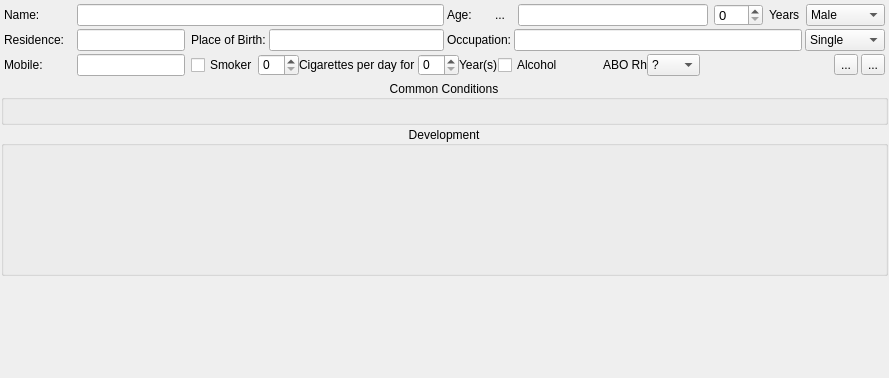
        <widget class="QWidget" name="widget_4" native="true">
         <layout class="QGridLayout" name="gridLayout_6">
          <property name="leftMargin">
           <number>1</number>
          </property>
          <property name="topMargin">
           <number>1</number>
          </property>
          <property name="rightMargin">
           <number>1</number>
          </property>
          <property name="bottomMargin">
           <number>1</number>
          </property>
          <property name="spacing">
           <number>1</number>
          </property>
          <item row="3" column="0">
           <widget class="w_obGyn" name="ObstWidget" native="true">
            <property name="minimumSize">
             <size>
              <width>0</width>
              <height>100</height>
             </size>
            </property>
           </widget>
          </item>
          <item row="2" column="0">
           <widget class="QGroupBox" name="groupBoxDev">
            <property name="minimumSize">
             <size>
              <width>0</width>
              <height>150</height>
             </size>
            </property>
            <property name="title">
             <string>Development</string>
            </property>
            <property name="alignment">
             <set>Qt::AlignCenter</set>
            </property>
            <layout class="QGridLayout" name="gridLayout_4">
             <property name="leftMargin">
              <number>1</number>
             </property>
             <property name="topMargin">
              <number>1</number>
             </property>
             <property name="rightMargin">
              <number>1</number>
             </property>
             <property name="bottomMargin">
              <number>1</number>
             </property>
             <property name="spacing">
              <number>1</number>
             </property>
             <item row="0" column="0">
              <widget class="w_development" name="dev" native="true"/>
             </item>
             <item row="0" column="1">
              <widget class="w_perinatal" name="perinatal" native="true"/>
             </item>
            </layout>
           </widget>
          </item>
          <item row="1" column="0">
           <widget class="QGroupBox" name="condGroupBox">
            <property name="title">
             <string>Common Conditions</string>
            </property>
            <property name="alignment">
             <set>Qt::AlignCenter</set>
            </property>
            <layout class="QGridLayout" name="gridLayout_15">
             <property name="leftMargin">
              <number>1</number>
             </property>
             <property name="topMargin">
              <number>1</number>
             </property>
             <property name="rightMargin">
              <number>1</number>
             </property>
             <property name="bottomMargin">
              <number>1</number>
             </property>
             <property name="spacing">
              <number>1</number>
             </property>
             <item row="0" column="0">
              <spacer name="horizontalSpacer_11">
               <property name="orientation">
                <enum>Qt::Horizontal</enum>
               </property>
               <property name="sizeHint" stdset="0">
                <size>
                 <width>40</width>
                 <height>20</height>
                </size>
               </property>
              </spacer>
             </item>
             <item row="0" column="1">
              <widget class="conditionsWidget" name="conditionswidget" native="true"/>
             </item>
             <item row="0" column="2">
              <spacer name="horizontalSpacer_12">
               <property name="orientation">
                <enum>Qt::Horizontal</enum>
               </property>
               <property name="sizeHint" stdset="0">
                <size>
                 <width>40</width>
                 <height>20</height>
                </size>
               </property>
              </spacer>
             </item>
            </layout>
           </widget>
          </item>
          <item row="0" column="0">
           <widget class="QFrame" name="framePersonalHistory">
            <property name="sizePolicy">
             <sizepolicy hsizetype="Expanding" vsizetype="Minimum">
              <horstretch>0</horstretch>
              <verstretch>0</verstretch>
             </sizepolicy>
            </property>
            <layout class="QGridLayout" name="gridLayout_2">
             <property name="leftMargin">
              <number>3</number>
             </property>
             <property name="topMargin">
              <number>3</number>
             </property>
             <property name="rightMargin">
              <number>3</number>
             </property>
             <property name="bottomMargin">
              <number>3</number>
             </property>
             <property name="spacing">
              <number>3</number>
             </property>
             <item row="2" column="2" colspan="4">
              <widget class="QWidget" name="widgetSmokeAlcohol" native="true">
               <layout class="QGridLayout" name="gridLayout_10">
                <property name="leftMargin">
                 <number>0</number>
                </property>
                <property name="topMargin">
                 <number>0</number>
                </property>
                <property name="rightMargin">
                 <number>0</number>
                </property>
                <property name="bottomMargin">
                 <number>0</number>
                </property>
                <property name="spacing">
                 <number>0</number>
                </property>
                <item row="0" column="0">
                 <layout class="QHBoxLayout" name="horizontalLayout_18">
                  <item>
                   <widget class="xCheckBox" name="checkBoxSmoker">
                    <property name="sizePolicy">
                     <sizepolicy hsizetype="Fixed" vsizetype="Fixed">
                      <horstretch>0</horstretch>
                      <verstretch>0</verstretch>
                     </sizepolicy>
                    </property>
                    <property name="text">
                     <string>Smoker</string>
                    </property>
                   </widget>
                  </item>
                  <item>
                   <widget class="xSpinBox" name="spinBoxCigarettesPerDay">
                    <property name="sizePolicy">
                     <sizepolicy hsizetype="Fixed" vsizetype="Fixed">
                      <horstretch>0</horstretch>
                      <verstretch>0</verstretch>
                     </sizepolicy>
                    </property>
                    <property name="minimumSize">
                     <size>
                      <width>0</width>
                      <height>18</height>
                     </size>
                    </property>
                   </widget>
                  </item>
                  <item>
                   <widget class="QLabel" name="labelCigarettsPerDay">
                    <property name="sizePolicy">
                     <sizepolicy hsizetype="Fixed" vsizetype="Preferred">
                      <horstretch>0</horstretch>
                      <verstretch>0</verstretch>
                     </sizepolicy>
                    </property>
                    <property name="text">
                     <string>Cigarettes per day for </string>
                    </property>
                   </widget>
                  </item>
                  <item>
                   <widget class="xSpinBox" name="spinBoxSmokingYears">
                    <property name="sizePolicy">
                     <sizepolicy hsizetype="Fixed" vsizetype="Fixed">
                      <horstretch>0</horstretch>
                      <verstretch>0</verstretch>
                     </sizepolicy>
                    </property>
                    <property name="minimumSize">
                     <size>
                      <width>0</width>
                      <height>18</height>
                     </size>
                    </property>
                   </widget>
                  </item>
                  <item>
                   <widget class="QLabel" name="labelSmokingYear">
                    <property name="sizePolicy">
                     <sizepolicy hsizetype="Fixed" vsizetype="Preferred">
                      <horstretch>0</horstretch>
                      <verstretch>0</verstretch>
                     </sizepolicy>
                    </property>
                    <property name="text">
                     <string>Year(s)</string>
                    </property>
                   </widget>
                  </item>
                  <item>
                   <widget class="xCheckBox" name="checkBoxAlcohol">
                    <property name="text">
                     <string>Alcohol</string>
                    </property>
                   </widget>
                  </item>
                  <item>
                   <spacer name="horizontalSpacer_8">
                    <property name="orientation">
                     <enum>Qt::Horizontal</enum>
                    </property>
                    <property name="sizeHint" stdset="0">
                     <size>
                      <width>40</width>
                      <height>20</height>
                     </size>
                    </property>
                   </spacer>
                  </item>
                  <item>
                   <widget class="QLabel" name="label_12">
                    <property name="text">
                     <string>ABO Rh</string>
                    </property>
                   </widget>
                  </item>
                  <item>
                   <widget class="xComboBox" name="ABO">
                    <item>
                     <property name="text">
                      <string>?</string>
                     </property>
                    </item>
                    <item>
                     <property name="text">
                      <string>A+</string>
                     </property>
                    </item>
                    <item>
                     <property name="text">
                      <string>A-</string>
                     </property>
                    </item>
                    <item>
                     <property name="text">
                      <string>B+</string>
                     </property>
                    </item>
                    <item>
                     <property name="text">
                      <string>B-</string>
                     </property>
                    </item>
                    <item>
                     <property name="text">
                      <string>AB+</string>
                     </property>
                    </item>
                    <item>
                     <property name="text">
                      <string>AB-</string>
                     </property>
                    </item>
                    <item>
                     <property name="text">
                      <string>O+</string>
                     </property>
                    </item>
                    <item>
                     <property name="text">
                      <string>O-</string>
                     </property>
                    </item>
                    <item>
                     <property name="text">
                      <string>?+</string>
                     </property>
                    </item>
                    <item>
                     <property name="text">
                      <string>?-</string>
                     </property>
                    </item>
                   </widget>
                  </item>
                 </layout>
                </item>
               </layout>
              </widget>
             </item>
             <item row="1" column="0">
              <layout class="QHBoxLayout" name="horizontalLayout_9">
               <item>
                <widget class="QLabel" name="labelResidence">
                 <property name="sizePolicy">
                  <sizepolicy hsizetype="Fixed" vsizetype="Fixed">
                   <horstretch>0</horstretch>
                   <verstretch>0</verstretch>
                  </sizepolicy>
                 </property>
                 <property name="minimumSize">
                  <size>
                   <width>70</width>
                   <height>0</height>
                  </size>
                 </property>
                 <property name="maximumSize">
                  <size>
                   <width>70</width>
                   <height>16777215</height>
                  </size>
                 </property>
                 <property name="text">
                  <string>Residence:</string>
                 </property>
                </widget>
               </item>
               <item>
                <widget class="genericLineEdit" name="patientResidence">
                 <property name="sizePolicy">
                  <sizepolicy hsizetype="Expanding" vsizetype="Fixed">
                   <horstretch>0</horstretch>
                   <verstretch>0</verstretch>
                  </sizepolicy>
                 </property>
                </widget>
               </item>
              </layout>
             </item>
             <item row="0" column="0" colspan="4">
              <layout class="QHBoxLayout" name="horizontalLayout_3">
               <item>
                <widget class="QLabel" name="labelName">
                 <property name="sizePolicy">
                  <sizepolicy hsizetype="Fixed" vsizetype="Fixed">
                   <horstretch>0</horstretch>
                   <verstretch>0</verstretch>
                  </sizepolicy>
                 </property>
                 <property name="minimumSize">
                  <size>
                   <width>70</width>
                   <height>0</height>
                  </size>
                 </property>
                 <property name="maximumSize">
                  <size>
                   <width>70</width>
                   <height>16777215</height>
                  </size>
                 </property>
                 <property name="text">
                  <string>Name:        </string>
                 </property>
                </widget>
               </item>
               <item>
                <widget class="patientNameLineEdit" name="patientName">
                 <property name="sizePolicy">
                  <sizepolicy hsizetype="Expanding" vsizetype="Fixed">
                   <horstretch>0</horstretch>
                   <verstretch>0</verstretch>
                  </sizepolicy>
                 </property>
                 <property name="toolTip">
                  <string>&lt;html&gt;&lt;head/&gt;&lt;body&gt;&lt;p&gt;F1&lt;/p&gt;&lt;/body&gt;&lt;/html&gt;</string>
                 </property>
                 <property name="inputMask">
                  <string/>
                 </property>
                 <property name="text">
                  <string/>
                 </property>
                 <property name="clearButtonEnabled">
                  <bool>true</bool>
                 </property>
                </widget>
               </item>
              </layout>
             </item>
             <item row="0" column="4" colspan="7">
              <layout class="QHBoxLayout" name="horizontalLayout_2">
               <property name="spacing">
                <number>6</number>
               </property>
               <item>
                <widget class="QLabel" name="labelAge">
                 <property name="sizePolicy">
                  <sizepolicy hsizetype="Fixed" vsizetype="Fixed">
                   <horstretch>0</horstretch>
                   <verstretch>0</verstretch>
                  </sizepolicy>
                 </property>
                 <property name="text">
                  <string>Age:   </string>
                 </property>
                </widget>
               </item>
               <item>
                <widget class="QToolButton" name="ButtonAgeCal">
                 <property name="text">
                  <string>...</string>
                 </property>
                 <property name="icon">
                  <iconset resource="../res/resources.qrc">
                   <normaloff>:/Graphics/sptreadsheet</normaloff>:/Graphics/sptreadsheet</iconset>
                 </property>
                 <property name="autoRaise">
                  <bool>true</bool>
                 </property>
                </widget>
               </item>
               <item>
                <widget class="QLineEdit" name="patientAge">
                 <property name="sizePolicy">
                  <sizepolicy hsizetype="Expanding" vsizetype="Fixed">
                   <horstretch>0</horstretch>
                   <verstretch>0</verstretch>
                  </sizepolicy>
                 </property>
                 <property name="minimumSize">
                  <size>
                   <width>190</width>
                   <height>0</height>
                  </size>
                 </property>
                 <property name="readOnly">
                  <bool>true</bool>
                 </property>
                </widget>
               </item>
               <item>
                <widget class="xSpinBox" name="spinBoxAge">
                 <property name="sizePolicy">
                  <sizepolicy hsizetype="Fixed" vsizetype="Fixed">
                   <horstretch>0</horstretch>
                   <verstretch>0</verstretch>
                  </sizepolicy>
                 </property>
                 <property name="minimumSize">
                  <size>
                   <width>0</width>
                   <height>18</height>
                  </size>
                 </property>
                 <property name="font">
                  <font>
                   <pointsize>10</pointsize>
                   <weight>50</weight>
                   <bold>false</bold>
                  </font>
                 </property>
                 <property name="maximum">
                  <number>300</number>
                 </property>
                </widget>
               </item>
               <item>
                <widget class="QLabel" name="labelYears">
                 <property name="text">
                  <string>Years</string>
                 </property>
                </widget>
               </item>
               <item>
                <widget class="xComboBox" name="patientGender">
                 <property name="sizePolicy">
                  <sizepolicy hsizetype="Fixed" vsizetype="Fixed">
                   <horstretch>0</horstretch>
                   <verstretch>0</verstretch>
                  </sizepolicy>
                 </property>
                 <property name="minimumSize">
                  <size>
                   <width>79</width>
                   <height>0</height>
                  </size>
                 </property>
                 <property name="sizeAdjustPolicy">
                  <enum>QComboBox::AdjustToContents</enum>
                 </property>
                 <property name="frame">
                  <bool>true</bool>
                 </property>
                 <item>
                  <property name="text">
                   <string>Male</string>
                  </property>
                 </item>
                 <item>
                  <property name="text">
                   <string>Female</string>
                  </property>
                 </item>
                </widget>
               </item>
              </layout>
             </item>
             <item row="1" column="2" colspan="2">
              <layout class="QHBoxLayout" name="horizontalLayout_5">
               <item>
                <widget class="QLabel" name="labelPlaceOfBirth">
                 <property name="sizePolicy">
                  <sizepolicy hsizetype="Fixed" vsizetype="Fixed">
                   <horstretch>0</horstretch>
                   <verstretch>0</verstretch>
                  </sizepolicy>
                 </property>
                 <property name="text">
                  <string>Place of Birth:</string>
                 </property>
                </widget>
               </item>
               <item>
                <widget class="genericLineEdit" name="patientPlaceBirth">
                 <property name="sizePolicy">
                  <sizepolicy hsizetype="Preferred" vsizetype="Fixed">
                   <horstretch>0</horstretch>
                   <verstretch>0</verstretch>
                  </sizepolicy>
                 </property>
                </widget>
               </item>
              </layout>
             </item>
             <item row="1" column="4" colspan="7">
              <layout class="QHBoxLayout" name="horizontalLayout_4">
               <item>
                <widget class="QLabel" name="labelOccupation">
                 <property name="text">
                  <string>Occupation:</string>
                 </property>
                </widget>
               </item>
               <item>
                <widget class="genericLineEdit" name="patientOccupation"/>
               </item>
               <item>
                <widget class="xComboBox" name="comboBoxMaritalStatus">
                 <property name="sizePolicy">
                  <sizepolicy hsizetype="Fixed" vsizetype="Fixed">
                   <horstretch>0</horstretch>
                   <verstretch>0</verstretch>
                  </sizepolicy>
                 </property>
                 <property name="sizeAdjustPolicy">
                  <enum>QComboBox::AdjustToContents</enum>
                 </property>
                 <item>
                  <property name="text">
                   <string>Single</string>
                  </property>
                 </item>
                 <item>
                  <property name="text">
                   <string>Married</string>
                  </property>
                 </item>
                 <item>
                  <property name="text">
                   <string>Widowed</string>
                  </property>
                 </item>
                 <item>
                  <property name="text">
                   <string>Divorced</string>
                  </property>
                 </item>
                </widget>
               </item>
              </layout>
             </item>
             <item row="2" column="10">
              <widget class="QToolButton" name="buttonInvestigations">
               <property name="enabled">
                <bool>true</bool>
               </property>
               <property name="toolTip">
                <string>&lt;html&gt;&lt;head/&gt;&lt;body&gt;&lt;p&gt;Investigations&lt;/p&gt;&lt;/body&gt;&lt;/html&gt;</string>
               </property>
               <property name="text">
                <string>...</string>
               </property>
               <property name="icon">
                <iconset resource="../res/resources.qrc">
                 <normaloff>:/Graphics/paperClip</normaloff>:/Graphics/paperClip</iconset>
               </property>
              </widget>
             </item>
             <item row="2" column="0">
              <layout class="QHBoxLayout" name="horizontalLayout_10">
               <item>
                <widget class="QLabel" name="labelMobile">
                 <property name="sizePolicy">
                  <sizepolicy hsizetype="Fixed" vsizetype="Fixed">
                   <horstretch>0</horstretch>
                   <verstretch>0</verstretch>
                  </sizepolicy>
                 </property>
                 <property name="minimumSize">
                  <size>
                   <width>70</width>
                   <height>0</height>
                  </size>
                 </property>
                 <property name="maximumSize">
                  <size>
                   <width>70</width>
                   <height>16777215</height>
                  </size>
                 </property>
                 <property name="text">
                  <string>Mobile:      </string>
                 </property>
                </widget>
               </item>
               <item>
                <widget class="xLineEdit" name="patientMobile">
                 <property name="inputMask">
                  <string/>
                 </property>
                </widget>
               </item>
              </layout>
             </item>
             <item row="2" column="9">
              <widget class="QToolButton" name="buttonSuricalNotes">
               <property name="toolTip">
                <string>Surgical Notes</string>
               </property>
               <property name="text">
                <string>...</string>
               </property>
               <property name="icon">
                <iconset resource="../res/resources.qrc">
                 <normaloff>:/Graphics/doc</normaloff>:/Graphics/doc</iconset>
               </property>
              </widget>
             </item>
            </layout>
           </widget>
          </item>
         </layout>
        </widget>
